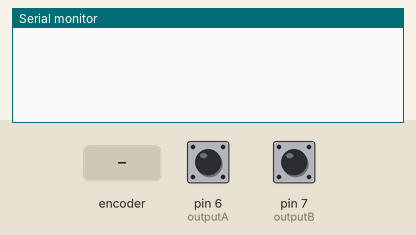
A sketch run on a simulated Arduino Uno, built with avr-gcc and run on an emulated ATmega328P. On the bench: the last lines printed to the serial monitor. Inputs (shaded band) come from the test bench; at power-on: pin 6 (outputA) HIGH, pin 7 (outputB) HIGH.

Above: at 1.2 s.
1.3 s: rotary encoder on pin 6 (outputA) / pin 7 (outputB) turned 1 step (first pin leading)
At 2.3 s:
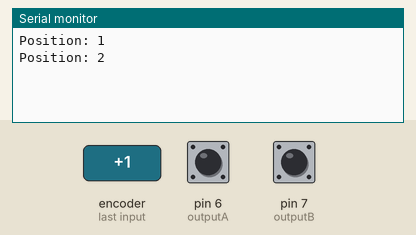
3.0 s: rotary encoder on pin 6 (outputA) / pin 7 (outputB) turned 1 step (first pin leading)
At 3.6 s:
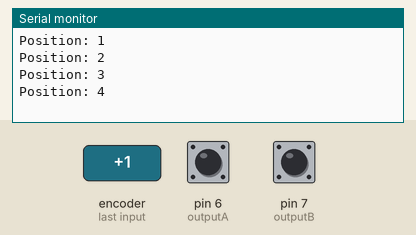
Timing chart, 0 to 6.0 s (numbered marks = the images above; inputs shaded):
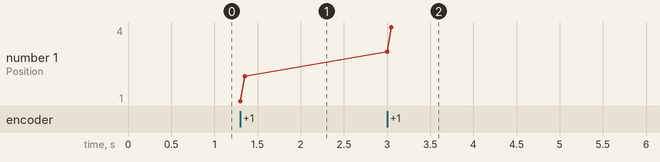

The sketch:

rotary_encoder.ino
```cpp
# define outputA 6
# define outputB 7

int counter = 0 ;
int aState ;
int aLastState   ;

void setup() {
  pinMode (outputA,INPUT);
  pinMode (outputB,INPUT);

  Serial.begin (9600);

  aLastState = digitalRead(outputA);

}

void loop() {
  aState = digitalRead(outputA);
  if (aState != aLastState)
  {
    if (digitalRead(outputB) != aState)
    {
      counter ++ ;
    }
    else
    {
      counter -- ;
    }

    Serial.print("Position: ") ;
    Serial.println(counter) ;
  }
  aLastState = aState ;
}
```

Measured:
- after the input at 1.3 s, the serial monitor: prints a new line at once (image 1)
- after the input at 3.0 s, the serial monitor: prints a new line at once (image 2)
- plotted number 1: 2 → 4 after the input at 3.0 s
